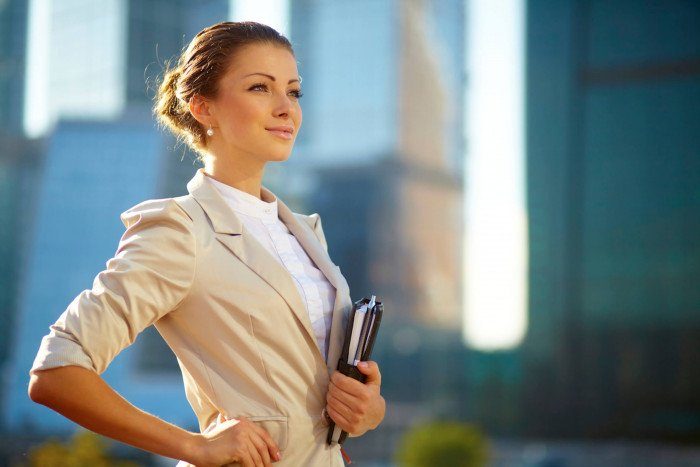
#> input picture images/img.jpg, 700 x 467 px
$ python kr.py
#> lines starting #> are read from the running program, lines starting #| are printed output that depends on the picture; after the words box and inside, x2 and y2 are one past the last pixel; in counts of white or black regions, pixels touching at a corner belong together
from operator import indexOf

import cv2
import numpy as np

img = cv2.imread('images/img.jpg')
#> img is the input picture: shape (467, 700, 3); mean B, G, R 133.8, 135.3, 124
img = cv2.resize(img, (img.shape[1] // 2, img.shape[0] // 2))
#> img: shape (233, 350, 3)
img_copy = img.copy()
img = cv2.GaussianBlur(img, (5, 5), 8)
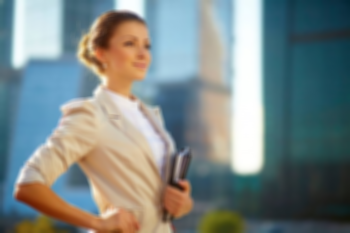
#> img: shape (233, 350, 3); mean B, G, R 133.7, 135.2, 123.8
img = cv2.cvtColor(img, cv2.COLOR_BGR2HSV)
#> img: shape (233, 350, 3); mean H, S, V 70.6, 91.2, 153.4

lower_red = np.array([0, 51, 0])
upper_red = np.array([12, 255, 255])

lower_green = np.array([102, 40, 0])
upper_green = np.array([139, 255, 196])

lower_blue = np.array([41, 40, 0])
upper_blue = np.array([93, 255, 255])

lower_yellow = np.array([22, 144, 0])
upper_yellow = np.array([29, 255, 255])

mask_red = cv2.inRange(img, lower_red, upper_red)
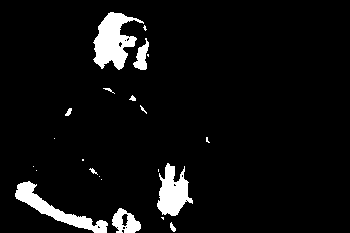
#> mask_red: shape (233, 350); 5.9% white; 22 white regions (12 under 20 px), largest, box (x1, y1, x2, y2) and area: (93, 12, 144, 70) 1561, (15, 181, 108, 233) 1215, (157, 163, 193, 216) 1109
mask_blue = cv2.inRange(img, lower_blue, upper_blue)
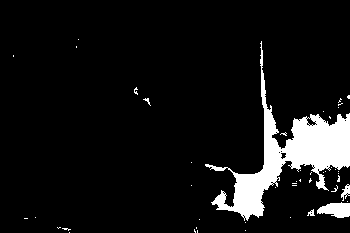
#> mask_blue: shape (233, 350); 8.1% white; 47 white regions (42 under 20 px), largest, box (x1, y1, x2, y2) and area: (205, 41, 350, 221) 5934, (317, 202, 350, 218) 373, (341, 184, 350, 201) 77, (307, 209, 315, 216) 30, (143, 98, 151, 106) 21
mask_green = cv2.inRange(img, lower_green, upper_green)
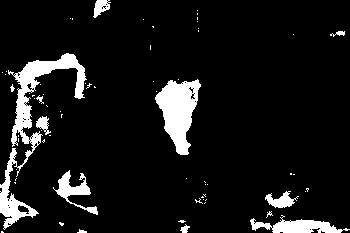
#> mask_green: shape (233, 350); 9.1% white; 67 white regions (55 under 20 px), largest, box (x1, y1, x2, y2) and area: (0, 53, 87, 230) 3017, (155, 79, 201, 155) 1970, (250, 215, 350, 233) 863
mask_yellow = cv2.inRange(img, lower_yellow, upper_yellow)
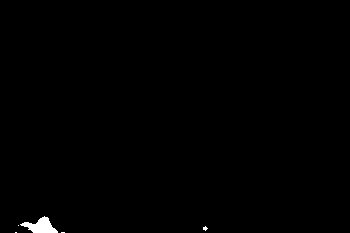
#> mask_yellow: shape (233, 350); 0.44% white; 5 white regions (4 under 20 px), largest, box (x1, y1, x2, y2) and area: (20, 216, 58, 233) 338

mask_total = cv2.bitwise_or(mask_red, mask_blue)
#> mask_total: shape (233, 350); 14% white; 69 white regions (54 under 20 px), largest, box (x1, y1, x2, y2) and area: (205, 41, 350, 221) 5934, (93, 12, 144, 70) 1561, (15, 181, 108, 233) 1215
mask_total = cv2.bitwise_or(mask_total, mask_green)
#> mask_total: shape (233, 350); 23.1% white; 134 white regions (108 under 20 px), largest, box (x1, y1, x2, y2) and area: (205, 41, 350, 221) 5934, (0, 53, 108, 233) 4245, (155, 79, 201, 155) 1970
mask_total = cv2.bitwise_or(mask_total, mask_yellow)
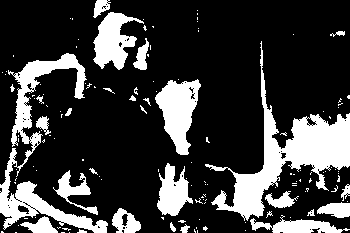
#> mask_total: shape (233, 350); 23.5% white; 139 white regions (112 under 20 px)

contours, _ = cv2.findContours(mask_total, cv2.RETR_EXTERNAL, cv2.CHAIN_APPROX_SIMPLE)
#> contours = 139 contours, 120 with area under 20; largest, box (x1, y1, x2, y2) and area: (205, 41, 350, 221) 5582, (0, 53, 108, 233) 3902, (155, 79, 201, 155) 1900, (93, 12, 144, 70) 1471, (157, 163, 193, 216) 1022
for cnt in contours:
    area = cv2.contourArea(cnt)
    if area > 150:
        perimeter = cv2.arcLength(cnt, True)
        M = cv2.moments(cnt)
        if M["m00"] != 0:
            cx = int(M["m10"] / M["m00"])
            cy = int(M["m01"] / M["m00"])
            x, y, w, h = cv2.boundingRect(cnt)
            aspect_ratio = round(w / h, 2)
            compactness = round((4 * np.pi * area) / (perimeter ** 2), 2)

            # [12 lines of commented-out code are left out]

            approx = cv2.approxPolyDP(cnt, 0.048 * perimeter, True)
            if len(approx) == 4:
                shape = "Quadratic"
            elif len(approx) >= 5:
                shape = "Oval"
            else:
                shape = "Inshe"

            cv2.drawContours(img_copy, [cnt], -1, (255, 255, 255), 2)
            cv2.circle(img_copy, (cx, cy), 4, (255, 0, 0))
            cv2.putText(img_copy, f'shape: {shape}', (x, y - 10), cv2.FONT_HERSHEY_SIMPLEX, 0.5, (255, 255, 255))
            cv2.putText(img_copy, f'A: {int(area)}, P:{int(perimeter)}', (x, y - 25), cv2.FONT_HERSHEY_SIMPLEX, 0.5,(255, 255, 255))
            cv2.rectangle(img_copy, (x, y), (x + w, y + h), (255, 255, 255), 2)
            cv2.putText(img_copy, f'AR:{aspect_ratio}, C:{compactness}', (x, y - 40), cv2.FONT_HERSHEY_SIMPLEX, 0.5,(255, 255, 255))
            cv2.putText(img_copy, f'color:', (x, y - 55), cv2.FONT_HERSHEY_SIMPLEX, 0.5,(255, 255, 255))
#> this loop made 139 passes
#> (area, perimeter, cx, cy, x, y, w, h) on passes 24, 28, 37, 112, 119, 122, 124, 139: (739.5, 291.5, 297, 226, 250, 215, 100, 18), (329.5, 93.7, 335, 209, 317, 202, 33, 16), (237, 124, 280, 200, 265, 191, 34, 17), (1900, 224.3, 178, 110, 155, 79, 46, 76), (3901.5, 1189.5, 38, 150, 0, 53, 108, 180), (5581.5, 1024.1, 289, 156, 205, 41, 145, 180), (222, 86.77, 141, 56, 133, 38, 16, 32), (164, 68.28, 100, 6, 93, 0, 18, 18)
#> (area, perimeter, cx, cy, x, y, w, h) on passes 23, 27, 65, 73, 137: (295.5, 95.01, 40, 225, 20, 216, 38, 17), (447.5, 100.7, 125, 221, 112, 208, 29, 25), (500.5, 241, 73, 189, 53, 170, 45, 45), (1022, 211.3, 172, 192, 157, 163, 36, 53), (1471, 246.9, 112, 40, 93, 12, 51, 58)
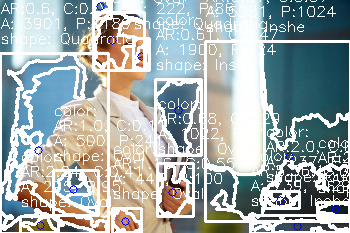
#> img_copy: shape (233, 350, 3); mean B, G, R 172, 171.9, 162.3

cv2.imwrite("result.jpg", img_copy)
cv2.imshow("Image", img_copy)
cv2.waitKey(0)
cv2.destroyAllWindows()

$ run again, with images/dolgopyat.jpg copied over images/img.jpg
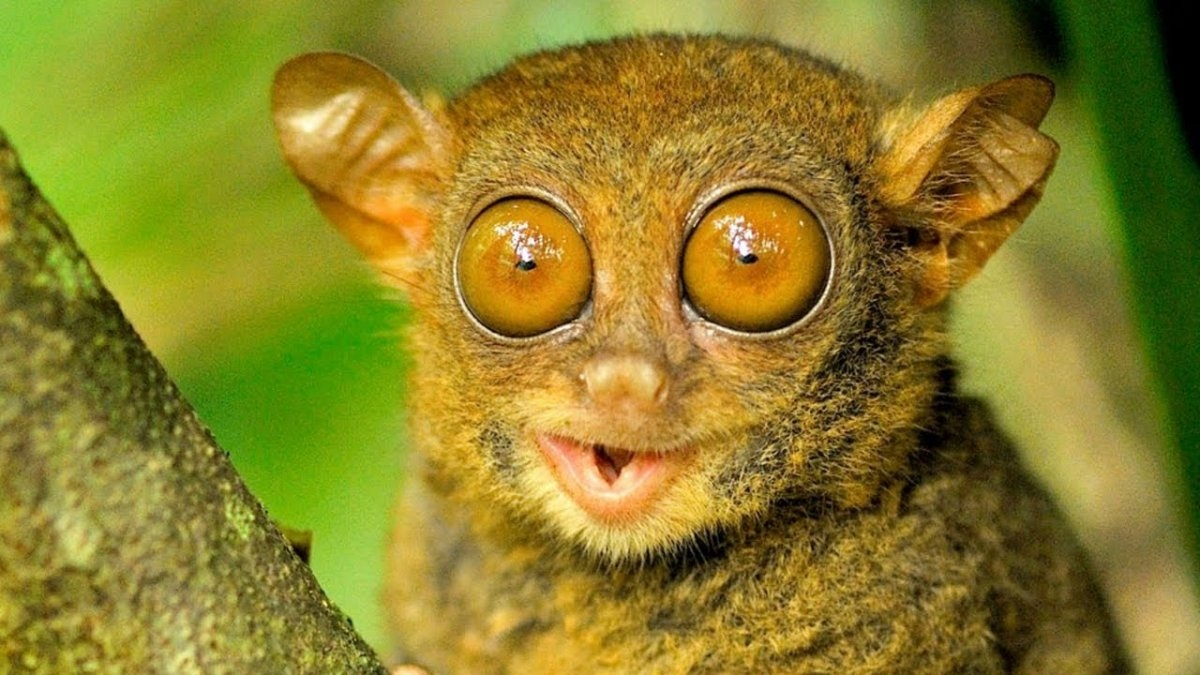
#> input picture images/dolgopyat.jpg, 1200 x 675 px
#> img is the input picture: shape (675, 1200, 3); mean B, G, R 40.6, 127.8, 139
#> `mask_red = cv2.inRange(img, lower_red, upper_red)`:
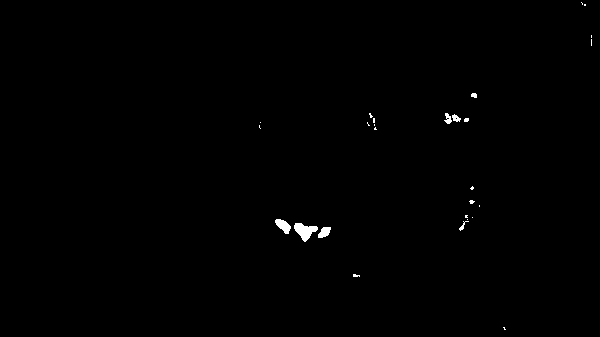
#> mask_red: shape (337, 600); 0.38% white; 27 white regions (20 under 20 px), largest, box (x1, y1, x2, y2) and area: (294, 223, 318, 242) 249, (275, 219, 291, 234) 140, (318, 227, 331, 238) 99
#> mask_blue: shape (337, 600); 9.1% white; 11 white regions (6 under 20 px), largest, box (x1, y1, x2, y2) and area: (504, 0, 600, 275) 9750, (90, 147, 200, 301) 7057, (0, 0, 46, 45) 926, (258, 0, 303, 25) 676, (181, 282, 186, 289) 25
#> mask_green: shape (337, 600); 0.03% white; 4 white regions (3 under 20 px), largest, box (x1, y1, x2, y2) and area: (596, 63, 600, 76) 38
#> mask_yellow: shape (337, 600); 32.2% white; 146 white regions (101 under 20 px), largest, box (x1, y1, x2, y2) and area: (135, 0, 581, 337) 44372, (0, 71, 79, 337) 9855, (78, 203, 178, 337) 5099
#> contours = 66 contours, 48 with area under 20; largest, box (x1, y1, x2, y2) and area: (135, 0, 581, 337) 107154, (0, 71, 79, 337) 9708, (504, 0, 600, 275) 9482, (90, 147, 200, 301) 6808, (78, 203, 178, 337) 5504
#> the loop `for cnt in contours:` made 66 passes
#> (area, perimeter, cx, cy, x, y, w, h) on passes 28, 42, 49, 54, 62, 63, 65, 66: (5504, 659.4, 122, 284, 78, 203, 100, 134), (6807.5, 611.3, 149, 205, 90, 147, 110, 154), (1877, 322.4, 91, 152, 44, 125, 92, 61), (9707.5, 1231.6, 27, 244, 0, 71, 79, 266), (9482, 709, 570, 91, 504, 0, 96, 275), (621.5, 119.8, 280, 12, 258, 0, 45, 25), (107153.5, 2868.1, 358, 176, 135, 0, 446, 337), (841, 182.9, 14, 13, 0, 0, 46, 45)
#> after the loop `for cnt in contours:`:
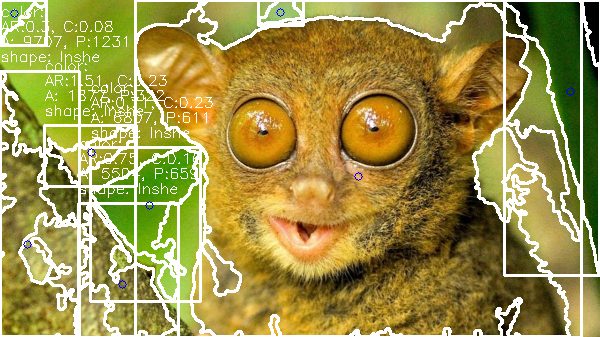
#> img_copy: shape (337, 600, 3); mean B, G, R 72.5, 145.7, 157.8

$ run again, with images/hw5(2).jpg copied over images/img.jpg
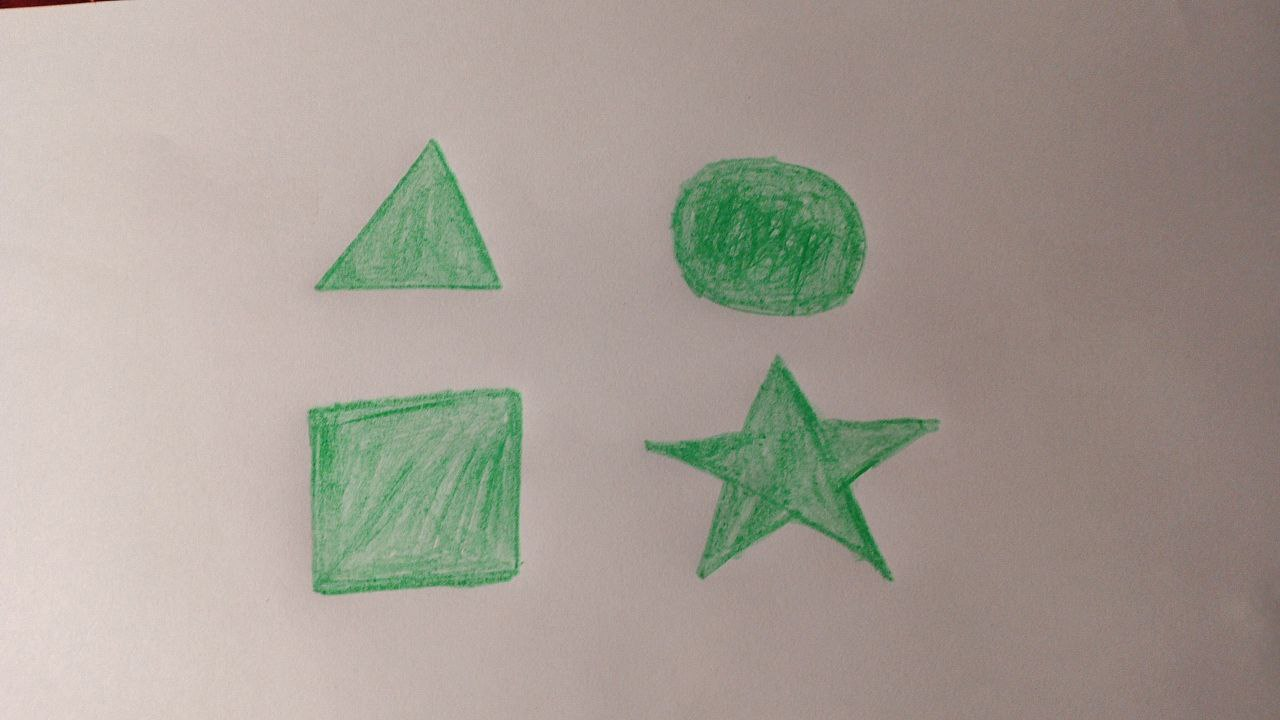
#> input picture images/hw5(2).jpg, 1280 x 720 px
#> img is the input picture: shape (720, 1280, 3); mean B, G, R 147.6, 157.1, 164.9
#> `mask_red = cv2.inRange(img, lower_red, upper_red)`:
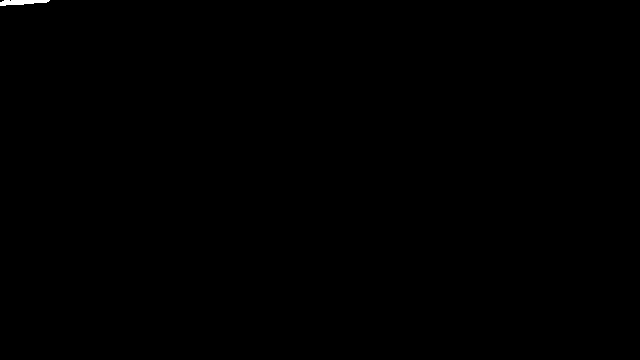
#> mask_red: shape (360, 640); 0.09% white; 1 white region, box (x1, y1, x2, y2) and area: (0, 0, 50, 6) 203
#> mask_blue: shape (360, 640); 11.3% white; 4 white regions, box (x1, y1, x2, y2) and area: (154, 194, 262, 298) 9604, (323, 179, 469, 290) 6326, (335, 79, 433, 158) 6304, (158, 70, 250, 146) 3706
#> mask_green: shape (360, 640); every value is 0
#> mask_total: shape (360, 640); 11.3% white; 5 white regions
#> contours = 5 contours; box (x1, y1, x2, y2) and area: (154, 194, 262, 298) 9916, (335, 79, 433, 158) 6170, (323, 179, 469, 290) 6104, (158, 70, 250, 146) 3586, (0, 0, 50, 6) 152
#> the loop `for cnt in contours:` made 5 passes
#> (area, perimeter, cx, cy, x, y, w, h) on passes 1, 3, 4, 5: (9916.5, 402.8, 207, 245, 154, 194, 108, 104), (6170, 302.5, 383, 118, 335, 79, 98, 79), (3585.5, 280, 208, 118, 158, 70, 92, 76), (151.5, 104.7, 20, 1, 0, 0, 50, 6)
#> after the loop `for cnt in contours:`:
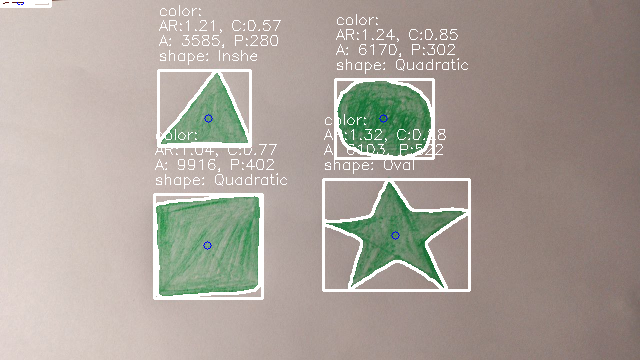
#> img_copy: shape (360, 640, 3); mean B, G, R 154.1, 162.7, 170.6
